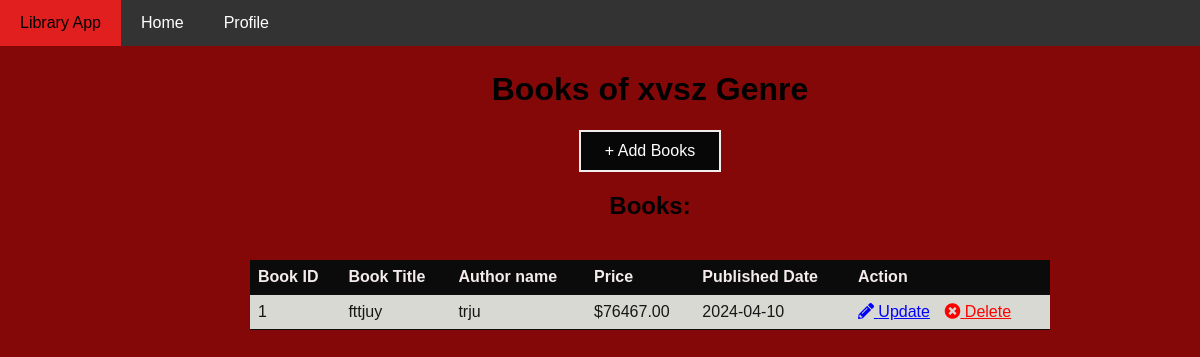
Before: /genre/2/ (signed in) with the older database file.
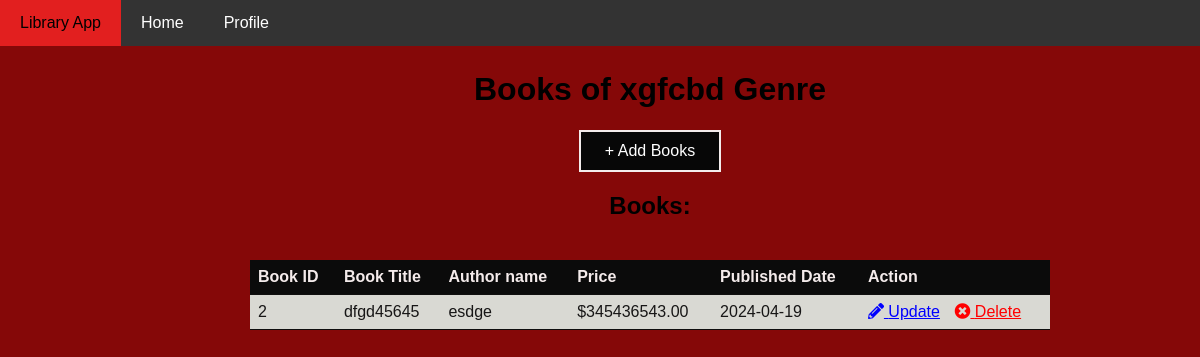
After: the same page with the newer database file.
### models.py (models this page shows)
class Genre(db.Model):
    id=db.Column(db.Integer,primary_key=True)
    genrename=db.Column(db.String(32),unique=True)
    books=db.relationship('Book',backref='genre' ,lazy='select')#lazy here we use bz when i will acces then give it not everytime

class Book(db.Model):
    id=db.Column(db.Integer,primary_key=True)
    title=db.Column(db.String(100),nullable=False)
    author=db.Column(db.String(30))
    price=db.Column(db.Float,nullable=False)
    genre_id=db.Column(db.Integer,db.ForeignKey("genre.id"),nullable=False)
    pubdate=db.Column(db.Date,nullable=False)
    carts=db.relationship("Cart",backref='book',lazy='dynamic')
    orders=db.relationship("Order",backref='book',lazy='dynamic')

### routes.py (the view)
@app.route('/genre/<int:id>/')
def show_genre(id):
    if not is_admin():
        flash("Access denied: You must be an admin to view this page.");
        return redirect(url_for('profile'));
    genre = Genre.query.filter_by(id=id).first()
    if not genre :
        flash('This genre does not exist ')
        return redirect(url_for('admin'))
    return  render_template('genre/show.html',genre=genre)

### routes.py (called while the page is built)
def is_admin():
    user_id = session.get('user_id')
    if user_id:
        user = User.query.get(user_id)
        if user and user.is_admin:
            return True
    return False

### templates/genre/show.html (shortened to what this page needs)
<!DOCTYPE html>
<html lang="en">
<head>
    <link rel="stylesheet" href="https://cdnjs.cloudflare.com/ajax/libs/font-awesome/5.15.1/css/all.min.css">
</head>
<body>
    <div class="navbar">
        <a href="{{ url_for('index') }}">Library App</a>
        <a href="{{ url_for('index') }}">Home</a>
        <a href="{{ url_for('profile') }}">Profile</a>
    </div>
    <div class="main-content">
        <h1> Books of {{genre.genrename}} Genre</h1>
        <a href="{{ url_for('add_book',genre_id=genre.id) }}" style="border: 2px solid #f3ecec; background-color: #070707; color: white; padding: 10px 24px; text-align: center; text-decoration: none; display: inline-block; font-size: 16px;">+ Add Books</a>
        <h2>Books:</h2>
        <table>
            <thead>
                <tr>
                    <th>Book ID</th>
                    <th>Book Title</th>
                    <th>Author name</th>
                    <th>Price</th>
                    <th>Published Date</th>
                    <th>Action</th>
                </tr>
            </thead>
            <tbody>
                {% for book in genre.books %}
                <tr>
                    <td>{{ book.id }}</td>
                    <td>{{ book.title }}</td>
                    <td>{{book.author}}</td>
                    <td>${{ '%0.2f'|format(book.price) }}</td>
                    <td>{{ book.pubdate.strftime('%Y-%m-%d') }}</td>
                    <td>
                        <a href="{{ url_for('edit_book', id=book.id) }}" style="color: blue; margin-right: 10px;"><i class="fas fa-pencil-alt"></i> Update</a>
                        <a href="{{ url_for('delete_book', id=book.id) }}" style="color: red;" onclick="return confirm('Are you sure you want to delete this book?');"><i class="fas fa-times-circle"></i> Delete</a>
                    </td>
                </tr>
                {% endfor %}
            </tbody>
        </table>
    </div>
</body>
</html>

### templates/genre/show.html (style rules this page uses)
body { margin: 0; font-family: Arial, sans-serif; display: flex; background-color: #850808; }
.navbar { background-color: #333; overflow: hidden; position: fixed; top: 0; width: 100%; }
.navbar a { float: left; display: block; color: #fff; text-align: center; padding: 14px 20px; text-decoration: none; }
.main-content { margin-left: 100px; padding: 50px; width: calc(100% - 200px); display: flex; flex-direction: column; align-items: center; justify-content: start; }
table { border-collapse: collapse; width: 80%; margin-top: 20px; }
th, td { text-align: left; padding: 8px; border-bottom: 1px solid #100f0f; }
th { background-color: #0b0b0b; color: rgb(244, 235, 235); }
tr:nth-child(odd) { background-color: #da1a1a; }
td { background-color: #d9d9d3; color: #171616; }

Changed rows visible on the page:
removed Book: id "1", title "fttjuy", author "trju", price "76467.00", pubdate "2024-04-10"
changed Genre: genrename "xvsz" → "xgfcbd"
added Book: id "2", title "dfgd45645", author "esdge", price "345436543.00", pubdate "2024-04-19"
